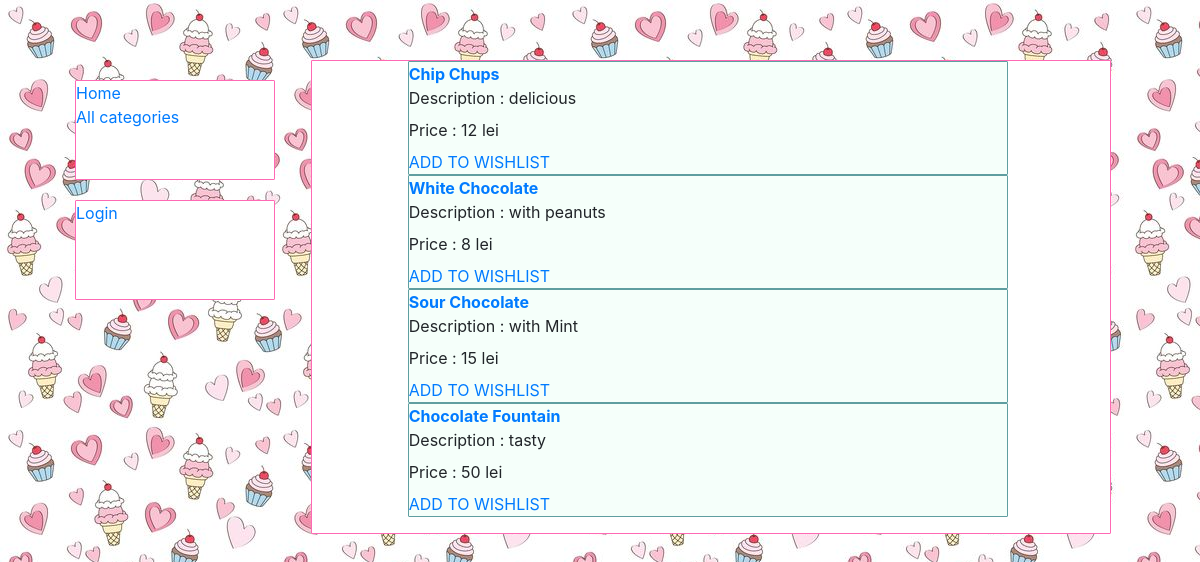
The app's page /catalog/category/3 with its own data.
### catalog/models.py (models this page shows, shortened)
class Item(models.Model):
    tag = models.CharField(null=True, max_length=250)
    description = models.CharField(max_length=1000)
    category = models.ForeignKey('Category', on_delete=models.SET_NULL, null=True)
    price = models.IntegerField()
    amount = models.IntegerField()
    expiration_date: models.DateField(null=True, blank=True)
    def __str__(self):
        return self.tag

### catalog/views.py (the view)
# urls.py: path('category/<int:pk>', views.CategoryDetailView.as_view(), name='category-detail'),
class CategoryDetailView(generic.DetailView):
    model = Category

### catalog/templates/catalog/category_detail.html
{% extends "base_generic.html" %}
{% block content %}
<div style="margin-left: 5%;width:800px;height:auto;border: 1px solid hotpink;border-radius: 1px ;position: sticky;background-color: white">
<dl>
{% for item in category.item_set.all %}
  <div style="margin-left: 12%;width:600px;height:auto;border: 1px solid cadetblue;border-radius: 1px ;position: sticky;background-color: mintcream">
  <dt><a href="{% url 'item-detail' item.pk %}">{{item}}</a> </dt>
  <dd>Description : {{item.description}}</dd>
  <dd>Price : {{item.price}} lei </dd>
     <a href="{% url 'wishlist-add-item' item.id %}">ADD TO WISHLIST</a>
  </div>
{% endfor %}
</dl>
</div>
{% endblock %}

### catalog/static/css/styles.css (style rules this page uses)
body { background-color: aqua; background-image: url("../images/candies.jpg"); margin-top: 5%; margin-left: 5%; }

### records on screen
Item: tag "Chip Chups", description "delicious", price "12"
Item: tag "White Chocolate", description "with peanuts", price "8"
Item: tag "Sour Chocolate", description "with Mint", price "15"
Item: tag "Chocolate Fountain", description "tasty", price "50"
